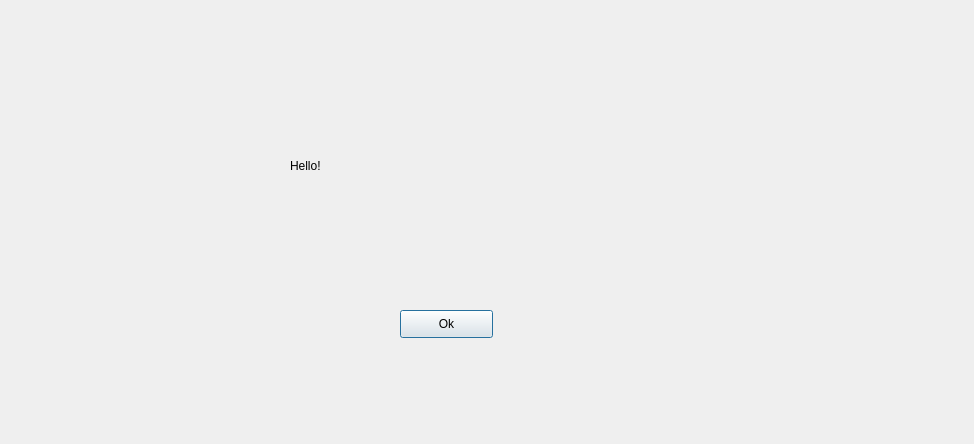
<?xml version="1.0" encoding="UTF-8"?>
<ui version="4.0">
 <class>Dialog</class>
 <widget class="QDialog" name="Dialog">
  <property name="geometry">
   <rect>
    <x>0</x>
    <y>0</y>
    <width>974</width>
    <height>444</height>
   </rect>
  </property>
  <property name="windowTitle">
   <string>Dialog</string>
  </property>
  <widget class="QLabel" name="label">
   <property name="geometry">
    <rect>
     <x>290</x>
     <y>90</y>
     <width>251</width>
     <height>151</height>
    </rect>
   </property>
   <property name="text">
    <string>Hello!</string>
   </property>
  </widget>
  <widget class="QPushButton" name="pushButton">
   <property name="geometry">
    <rect>
     <x>400</x>
     <y>310</y>
     <width>93</width>
     <height>28</height>
    </rect>
   </property>
   <property name="text">
    <string>Ok</string>
   </property>
  </widget>
 </widget>
 <layoutdefault spacing="6" margin="11"/>
 <resources/>
 <connections/>
</ui>
